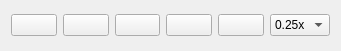
     <widget class="QWidget" name="layoutWidget">
      <property name="geometry">
       <rect>
        <x>340</x>
        <y>0</y>
        <width>341</width>
        <height>51</height>
       </rect>
      </property>
      <layout class="QHBoxLayout" name="horizontalLayout_5">
       <item>
        <widget class="QPushButton" name="pushButton_27">
         <property name="text">
          <string/>
         </property>
         <property name="icon">
          <iconset>
           <activeon>:/player_buttons/Picture/playerButtons/play106.png</activeon>
          </iconset>
         </property>
        </widget>
       </item>
       <item>
        <widget class="QPushButton" name="pushButton_28">
         <property name="text">
          <string/>
         </property>
         <property name="icon">
          <iconset>
           <activeon>:/player_buttons/Picture/playerButtons/pause44.png</activeon>
          </iconset>
         </property>
        </widget>
       </item>
       <item>
        <widget class="QPushButton" name="pushButton_29">
         <property name="text">
          <string/>
         </property>
         <property name="icon">
          <iconset>
           <activeon>:/player_buttons/Picture/playerButtons/stop4.png</activeon>
          </iconset>
         </property>
        </widget>
       </item>
       <item>
        <widget class="QPushButton" name="pushButton_30">
         <property name="text">
          <string/>
         </property>
         <property name="icon">
          <iconset>
           <activeon>:/player_buttons/Picture/playerButtons/last-track.png</activeon>
          </iconset>
         </property>
        </widget>
       </item>
       <item>
        <widget class="QPushButton" name="pushButton_31">
         <property name="text">
          <string/>
         </property>
         <property name="icon">
          <iconset>
           <activeoff>:/player_buttons/Picture/playerButtons/skip2.png</activeoff>
          </iconset>
         </property>
        </widget>
       </item>
       <item>
        <widget class="QComboBox" name="comboBox_5">
         <property name="sizePolicy">
          <sizepolicy hsizetype="Preferred" vsizetype="Fixed">
           <horstretch>0</horstretch>
           <verstretch>0</verstretch>
          </sizepolicy>
         </property>
         <item>
          <property name="text">
           <string>0.25x</string>
          </property>
         </item>
         <item>
          <property name="text">
           <string>0.5x</string>
          </property>
         </item>
         <item>
          <property name="text">
           <string>0.75x</string>
          </property>
         </item>
         <item>
          <property name="text">
           <string>1.0x</string>
          </property>
         </item>
         <item>
          <property name="text">
           <string>1.25x</string>
          </property>
         </item>
         <item>
          <property name="text">
           <string>1.5x</string>
          </property>
         </item>
         <item>
          <property name="text">
           <string>1.75x</string>
          </property>
         </item>
         <item>
          <property name="text">
           <string>2.0x</string>
          </property>
         </item>
        </widget>
       </item>
      </layout>
     </widget>
